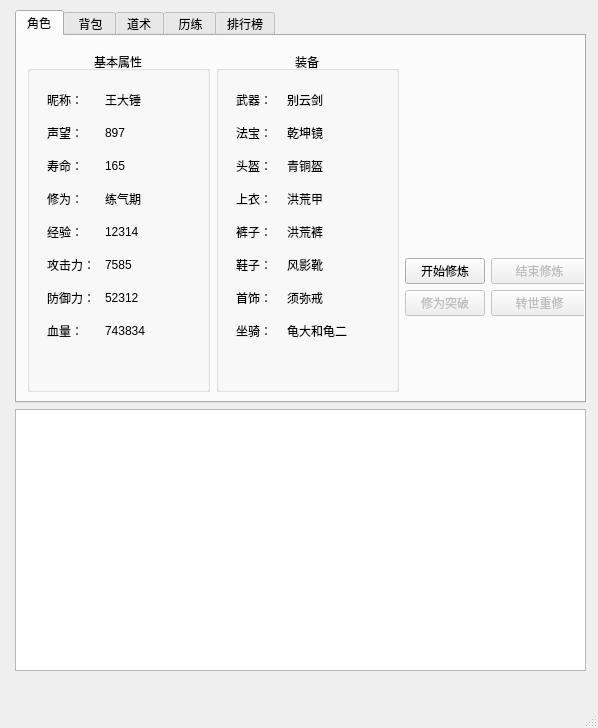
<?xml version="1.0" encoding="UTF-8"?>
<ui version="4.0">
 <class>MainUI</class>
 <widget class="QMainWindow" name="MainUI">
  <property name="geometry">
   <rect>
    <x>0</x>
    <y>0</y>
    <width>598</width>
    <height>728</height>
   </rect>
  </property>
  <property name="windowTitle">
   <string>MainUI</string>
  </property>
  <widget class="QWidget" name="centralwidget">
   <widget class="QWidget" name="layoutWidget">
    <property name="geometry">
     <rect>
      <x>10</x>
      <y>10</y>
      <width>581</width>
      <height>661</height>
     </rect>
    </property>
    <layout class="QVBoxLayout" name="outerLayout" stretch="6,4">
     <property name="leftMargin">
      <number>5</number>
     </property>
     <property name="rightMargin">
      <number>5</number>
     </property>
     <item>
      <widget class="QTabWidget" name="tabWidget">
       <property name="currentIndex">
        <number>0</number>
       </property>
       <widget class="QWidget" name="role_page">
        <attribute name="title">
         <string>角色</string>
        </attribute>
        <widget class="QWidget" name="horizontalLayoutWidget">
         <property name="geometry">
          <rect>
           <x>10</x>
           <y>10</y>
           <width>561</width>
           <height>351</height>
          </rect>
         </property>
         <layout class="QHBoxLayout" name="role_Layout" stretch="1,1,1">
          <property name="topMargin">
           <number>5</number>
          </property>
          <property name="bottomMargin">
           <number>5</number>
          </property>
          <item>
           <widget class="QGroupBox" name="bisic_Att_Box">
            <property name="title">
             <string>基本属性</string>
            </property>
            <property name="alignment">
             <set>Qt::AlignCenter</set>
            </property>
            <widget class="QWidget" name="layoutWidget">
             <property name="geometry">
              <rect>
               <x>0</x>
               <y>20</y>
               <width>182</width>
               <height>329</height>
              </rect>
             </property>
             <layout class="QVBoxLayout" name="bisic_Layout" stretch="3">
              <property name="spacing">
               <number>10</number>
              </property>
              <property name="leftMargin">
               <number>10</number>
              </property>
              <property name="topMargin">
               <number>10</number>
              </property>
              <property name="rightMargin">
               <number>10</number>
              </property>
              <property name="bottomMargin">
               <number>10</number>
              </property>
              <item>
               <layout class="QFormLayout" name="value_Layout">
                <property name="rowWrapPolicy">
                 <enum>QFormLayout::DontWrapRows</enum>
                </property>
                <property name="formAlignment">
                 <set>Qt::AlignLeading|Qt::AlignLeft|Qt::AlignTop</set>
                </property>
                <property name="horizontalSpacing">
                 <number>10</number>
                </property>
                <property name="verticalSpacing">
                 <number>15</number>
                </property>
                <property name="leftMargin">
                 <number>10</number>
                </property>
                <property name="topMargin">
                 <number>10</number>
                </property>
                <property name="rightMargin">
                 <number>10</number>
                </property>
                <property name="bottomMargin">
                 <number>10</number>
                </property>
                <item row="0" column="0">
                 <widget class="QLabel" name="label_25">
                  <property name="text">
                   <string>昵称：</string>
                  </property>
                 </widget>
                </item>
                <item row="0" column="1">
                 <widget class="QLabel" name="role_name">
                  <property name="text">
                   <string>王大锤</string>
                  </property>
                 </widget>
                </item>
                <item row="2" column="0">
                 <widget class="QLabel" name="label_27">
                  <property name="text">
                   <string>寿命：</string>
                  </property>
                 </widget>
                </item>
                <item row="2" column="1">
                 <widget class="QLabel" name="role_life">
                  <property name="text">
                   <string>165</string>
                  </property>
                 </widget>
                </item>
                <item row="3" column="0">
                 <widget class="QLabel" name="label_2">
                  <property name="text">
                   <string>修为：</string>
                  </property>
                 </widget>
                </item>
                <item row="3" column="1">
                 <widget class="QLabel" name="role_cultivation">
                  <property name="text">
                   <string>练气期</string>
                  </property>
                 </widget>
                </item>
                <item row="4" column="0">
                 <widget class="QLabel" name="label_4">
                  <property name="text">
                   <string>经验：</string>
                  </property>
                 </widget>
                </item>
                <item row="4" column="1">
                 <widget class="QLabel" name="role_exp">
                  <property name="text">
                   <string>12314</string>
                  </property>
                 </widget>
                </item>
                <item row="5" column="0">
                 <widget class="QLabel" name="label_7">
                  <property name="text">
                   <string>攻击力：</string>
                  </property>
                 </widget>
                </item>
                <item row="5" column="1">
                 <widget class="QLabel" name="role_agg">
                  <property name="text">
                   <string>7585</string>
                  </property>
                 </widget>
                </item>
                <item row="6" column="0">
                 <widget class="QLabel" name="label_8">
                  <property name="text">
                   <string>防御力：</string>
                  </property>
                 </widget>
                </item>
                <item row="6" column="1">
                 <widget class="QLabel" name="role_def">
                  <property name="text">
                   <string>52312</string>
                  </property>
                 </widget>
                </item>
                <item row="7" column="0">
                 <widget class="QLabel" name="label_12">
                  <property name="text">
                   <string>血量：</string>
                  </property>
                 </widget>
                </item>
                <item row="7" column="1">
                 <widget class="QLabel" name="role_hp">
                  <property name="text">
                   <string>743834</string>
                  </property>
                 </widget>
                </item>
                <item row="1" column="0">
                 <widget class="QLabel" name="label_28">
                  <property name="text">
                   <string>声望：</string>
                  </property>
                 </widget>
                </item>
                <item row="1" column="1">
                 <widget class="QLabel" name="role_prestige">
                  <property name="text">
                   <string>897</string>
                  </property>
                 </widget>
                </item>
               </layout>
              </item>
             </layout>
            </widget>
           </widget>
          </item>
          <item>
           <widget class="QGroupBox" name="equipment_Box">
            <property name="title">
             <string>装备</string>
            </property>
            <property name="alignment">
             <set>Qt::AlignCenter</set>
            </property>
            <widget class="QWidget" name="formLayoutWidget">
             <property name="geometry">
              <rect>
               <x>0</x>
               <y>30</y>
               <width>197</width>
               <height>309</height>
              </rect>
             </property>
             <layout class="QFormLayout" name="equipment_Layout">
              <property name="sizeConstraint">
               <enum>QLayout::SetDefaultConstraint</enum>
              </property>
              <property name="horizontalSpacing">
               <number>15</number>
              </property>
              <property name="verticalSpacing">
               <number>15</number>
              </property>
              <property name="leftMargin">
               <number>20</number>
              </property>
              <property name="topMargin">
               <number>10</number>
              </property>
              <property name="rightMargin">
               <number>10</number>
              </property>
              <property name="bottomMargin">
               <number>10</number>
              </property>
              <item row="0" column="0">
               <widget class="QLabel" name="label_13">
                <property name="text">
                 <string>武器：</string>
                </property>
               </widget>
              </item>
              <item row="0" column="1">
               <widget class="QLabel" name="equip_weapon">
                <property name="text">
                 <string>别云剑</string>
                </property>
               </widget>
              </item>
              <item row="1" column="0">
               <widget class="QLabel" name="label_23">
                <property name="text">
                 <string>法宝：</string>
                </property>
               </widget>
              </item>
              <item row="1" column="1">
               <widget class="QLabel" name="equip_magic">
                <property name="text">
                 <string>乾坤镜</string>
                </property>
               </widget>
              </item>
              <item row="2" column="0">
               <widget class="QLabel" name="label_6">
                <property name="text">
                 <string>头盔：</string>
                </property>
               </widget>
              </item>
              <item row="2" column="1">
               <widget class="QLabel" name="equip_helmet">
                <property name="text">
                 <string>青铜盔</string>
                </property>
               </widget>
              </item>
              <item row="3" column="0">
               <widget class="QLabel" name="label_18">
                <property name="text">
                 <string>上衣：</string>
                </property>
               </widget>
              </item>
              <item row="3" column="1">
               <widget class="QLabel" name="equip_clothing">
                <property name="text">
                 <string>洪荒甲</string>
                </property>
               </widget>
              </item>
              <item row="4" column="0">
               <widget class="QLabel" name="label_16">
                <property name="text">
                 <string>裤子：</string>
                </property>
               </widget>
              </item>
              <item row="4" column="1">
               <widget class="QLabel" name="equip_britches">
                <property name="text">
                 <string>洪荒裤</string>
                </property>
               </widget>
              </item>
              <item row="5" column="0">
               <widget class="QLabel" name="label_14">
                <property name="text">
                 <string>鞋子：</string>
                </property>
               </widget>
              </item>
              <item row="5" column="1">
               <widget class="QLabel" name="equip_shoe">
                <property name="text">
                 <string>风影靴</string>
                </property>
               </widget>
              </item>
              <item row="6" column="0">
               <widget class="QLabel" name="label">
                <property name="text">
                 <string>首饰：</string>
                </property>
               </widget>
              </item>
              <item row="7" column="0">
               <widget class="QLabel" name="label_3">
                <property name="text">
                 <string>坐骑：</string>
                </property>
               </widget>
              </item>
              <item row="7" column="1">
               <widget class="QLabel" name="equip_mount">
                <property name="text">
                 <string>龟大和龟二</string>
                </property>
               </widget>
              </item>
              <item row="6" column="1">
               <widget class="QLabel" name="equip_jewelry">
                <property name="text">
                 <string>须弥戒</string>
                </property>
               </widget>
              </item>
             </layout>
            </widget>
           </widget>
          </item>
          <item>
           <layout class="QVBoxLayout" name="roleLogoLayout" stretch="3,2">
            <item>
             <widget class="QLabel" name="characters">
              <property name="styleSheet">
               <string notr="true">image: url(:/res/user.png);</string>
              </property>
              <property name="text">
               <string/>
              </property>
             </widget>
            </item>
            <item>
             <layout class="QFormLayout" name="formLayout">
              <item row="0" column="0">
               <widget class="QPushButton" name="star_but">
                <property name="focusPolicy">
                 <enum>Qt::NoFocus</enum>
                </property>
                <property name="text">
                 <string>开始修炼</string>
                </property>
               </widget>
              </item>
              <item row="0" column="1">
               <widget class="QPushButton" name="end_but">
                <property name="enabled">
                 <bool>false</bool>
                </property>
                <property name="focusPolicy">
                 <enum>Qt::NoFocus</enum>
                </property>
                <property name="text">
                 <string>结束修炼</string>
                </property>
               </widget>
              </item>
              <item row="1" column="0">
               <widget class="QPushButton" name="cultiva_up_but">
                <property name="enabled">
                 <bool>false</bool>
                </property>
                <property name="focusPolicy">
                 <enum>Qt::NoFocus</enum>
                </property>
                <property name="text">
                 <string>修为突破</string>
                </property>
               </widget>
              </item>
              <item row="1" column="1">
               <widget class="QPushButton" name="cultiva_rest_but">
                <property name="enabled">
                 <bool>false</bool>
                </property>
                <property name="focusPolicy">
                 <enum>Qt::NoFocus</enum>
                </property>
                <property name="text">
                 <string>转世重修</string>
                </property>
               </widget>
              </item>
             </layout>
            </item>
           </layout>
          </item>
         </layout>
        </widget>
       </widget>
       <widget class="QWidget" name="role_item">
        <attribute name="title">
         <string> 背包</string>
        </attribute>
        <widget class="QWidget" name="horizontalLayoutWidget_2">
         <property name="geometry">
          <rect>
           <x>10</x>
           <y>10</y>
           <width>551</width>
           <height>341</height>
          </rect>
         </property>
         <layout class="QHBoxLayout" name="package_Layout" stretch="1,1">
          <property name="topMargin">
           <number>5</number>
          </property>
          <property name="bottomMargin">
           <number>5</number>
          </property>
          <item>
           <layout class="QVBoxLayout" name="item_grid_Layout" stretch="0">
            <item>
             <widget class="QTabWidget" name="item_preview_Widget">
              <property name="currentIndex">
               <number>0</number>
              </property>
              <widget class="QWidget" name="tab">
               <attribute name="title">
                <string>装备</string>
               </attribute>
              </widget>
              <widget class="QWidget" name="tab_2">
               <attribute name="title">
                <string>道具</string>
               </attribute>
              </widget>
              <widget class="QWidget" name="tab_3">
               <attribute name="title">
                <string>材料</string>
               </attribute>
              </widget>
              <widget class="QWidget" name="tab_4">
               <attribute name="title">
                <string>特殊</string>
               </attribute>
              </widget>
             </widget>
            </item>
           </layout>
          </item>
          <item>
           <layout class="QVBoxLayout" name="desc_Layout">
            <property name="leftMargin">
             <number>20</number>
            </property>
            <property name="topMargin">
             <number>10</number>
            </property>
            <property name="rightMargin">
             <number>20</number>
            </property>
            <property name="bottomMargin">
             <number>10</number>
            </property>
            <item>
             <widget class="QLabel" name="item_desc_label">
              <property name="text">
               <string>&lt;html&gt;&lt;head/&gt;&lt;body&gt;&lt;p&gt;名称&lt;/p&gt;&lt;p&gt;数量&lt;/p&gt;&lt;p&gt;效果&lt;/p&gt;&lt;p&gt;描述&lt;/p&gt;&lt;p&gt;获取途径&lt;/p&gt;&lt;/body&gt;&lt;/html&gt;</string>
              </property>
              <property name="alignment">
               <set>Qt::AlignLeading|Qt::AlignLeft|Qt::AlignVCenter</set>
              </property>
              <property name="wordWrap">
               <bool>true</bool>
              </property>
             </widget>
            </item>
           </layout>
          </item>
         </layout>
        </widget>
       </widget>
       <widget class="QWidget" name="role_skill">
        <attribute name="title">
         <string>道术</string>
        </attribute>
       </widget>
       <widget class="QWidget" name="secret_realm">
        <attribute name="title">
         <string> 历练</string>
        </attribute>
       </widget>
       <widget class="QWidget" name="rank">
        <attribute name="title">
         <string>排行榜</string>
        </attribute>
       </widget>
      </widget>
     </item>
     <item>
      <widget class="QListWidget" name="listWidget">
       <property name="wordWrap">
        <bool>true</bool>
       </property>
      </widget>
     </item>
    </layout>
   </widget>
  </widget>
  <widget class="QMenuBar" name="menubar">
   <property name="geometry">
    <rect>
     <x>0</x>
     <y>0</y>
     <width>598</width>
     <height>28</height>
    </rect>
   </property>
  </widget>
  <widget class="QStatusBar" name="statusbar"/>
 </widget>
 <resources/>
 <connections/>
</ui>
